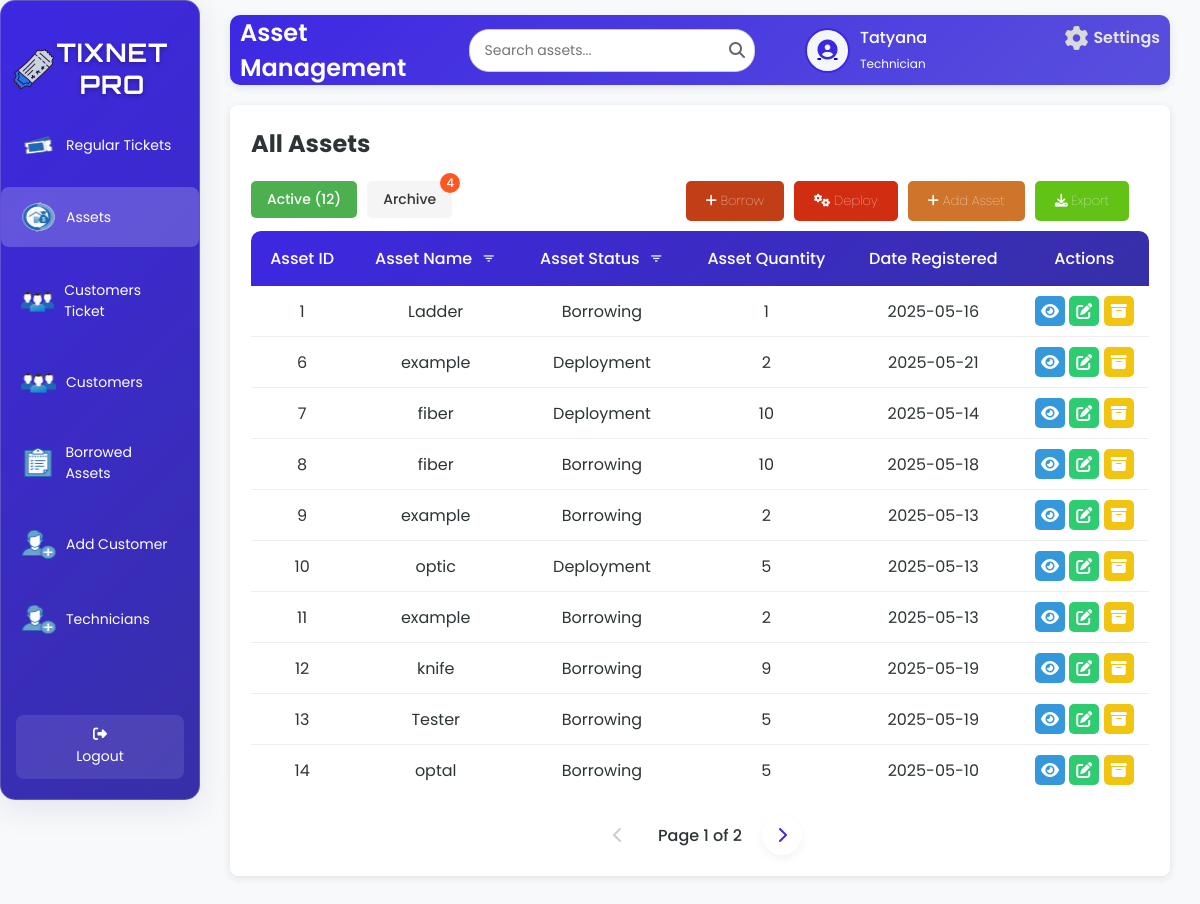
The app's page /assetsT.php (signed in) with its own data.
### tables this page shows
CREATE TABLE `tbl_assets` (
  `a_id` int(50) NOT NULL,
  `a_name` varchar(200) NOT NULL,
  `a_status` varchar(200) NOT NULL,
  `a_quantity` int(50) NOT NULL,
  `a_date` date NOT NULL
);

### assetsT.php (the view, shortened to what this page needs)
<?php
include 'db.php';
$username = $_SESSION['username'];
$firstName = '';
$userType = '';
$avatarPath = 'default-avatar.png';
$avatarFolder = 'Uploads/avatars/';
$userAvatar = $avatarFolder . $username . '.png';
if (file_exists($userAvatar)) {
    $avatarPath = $userAvatar;
} else {
    $avatarPath = 'default-avatar.png';
}
if ($conn) {
    $sqlUser = "SELECT u_fname, u_type FROM tbl_user WHERE u_username = ?";
    $stmtUser = $conn->prepare($sqlUser);
    if ($stmtUser) {
        $stmtUser->bind_param("s", $username);
        $stmtUser->execute();
        $resultUser = $stmtUser->get_result();
        if ($resultUser->num_rows > 0) {
            $row = $resultUser->fetch_assoc();
            $firstName = $row['u_fname'];
            $userType = $row['u_type'];
        }
    } else {
        $_SESSION['error'] = "Error preparing user query.";
    }
} else {
    $_SESSION['error'] = "Database connection failed.";
}
$limit = 10;
$activePage = isset($_GET['active_page']) ? (int)$_GET['active_page'] : 1;
$activeOffset = ($activePage - 1) * $limit;
if ($conn) {
    $activeCountQuery = "SELECT COUNT(*) as total FROM tbl_assets WHERE a_status != 'Archived'";
    $activeCountResult = $conn->query($activeCountQuery);
    $totalActive = $activeCountResult ? $activeCountResult->fetch_assoc()['total'] : 0;
    $totalActivePages = ceil($totalActive / $limit);
    $sqlActive = "SELECT a_id, a_name, a_status, a_quantity, a_date FROM tbl_assets WHERE a_status != 'Archived' ORDER BY a_id ASC LIMIT ?, ?";
    $stmtActive = $conn->prepare($sqlActive);
    $stmtActive->bind_param("ii", $activeOffset, $limit);
    $stmtActive->execute();
    $resultActive = $stmtActive->get_result();
    $archivedCountQuery = "SELECT COUNT(*) as total FROM tbl_assets WHERE a_status = 'Archived'";
    $archivedCountResult = $conn->query($archivedCountQuery);
    $totalArchived = $archivedCountResult ? $archivedCountResult->fetch_assoc()['total'] : 0;
} else {
    $_SESSION['error'] = "Database connection failed.";
}
?>
<!DOCTYPE html>
<html lang="en">
<head>
    <link rel="stylesheet" href="assetT.css">
    <link rel="stylesheet" href="https://cdnjs.cloudflare.com/ajax/libs/font-awesome/6.6.0/css/all.min.css">
    <link rel="stylesheet" href="https://unpkg.com/boxicons@2.1.4/css/boxicons.min.css">
</head>
<body>
<div class="wrapper">
    <div class="sidebar glass-container">
        <h2><img src="image/logo.png" alt="Tix Net Icon" class="sidebar-icon">TixNet Pro</h2>
        <ul>
            <li><a href="staffD.php"><img src="image/ticket.png" alt="Regular Tickets" class="icon" /> <span>Regular Tickets</span></a></li>
            <li><a href="assetsT.php" class="active"><img src="image/assets.png" alt="Assets" class="icon" /> <span>Assets</span></a></li>
            <li><a href="AllCustomersT.php"><img src="image/users.png" alt="Customers" class="icon" /> <span>Customers Ticket</span></a></li>
            <li><a href="customersT.php"><img src="image/users.png" alt="Customers" class="icon" /> <span>Customers</span></a></li>
            <li><a href="borrowedStaff.php"><img src="image/borrowed.png" alt="Borrowed Assets" class="icon" /> <span>Borrowed Assets</span></a></li>
            <li><a href="addC.php"><img src="image/add.png" alt="Add Customer" class="icon" /> <span>Add Customer</span></a></li>
             <li><a href="AssignTech.php"><img src="image/add.png" alt="Technicians" class="icon" /> <span>Technicians</span></a></li>
        </ul>
        <footer>
            <a href="index.php" class="back-home"><i class="fas fa-sign-out-alt"></i> Logout</a>
        </footer>
    </div>
    <div class="container">
        <div class="upper">
            <h1>Asset Management</h1>
            <div class="search-container">
                <input type="text" class="search-bar" id="searchInput" placeholder="Search assets..." onkeyup="debouncedSearchAssets()">
                <span class="search-icon"><i class="fas fa-search"></i></span>
            </div>
            <div class="user-profile">
                <div class="user-icon">
                    <a href="image.php">
                        <?php
                        $cleanAvatarPath = preg_replace('/\?\d+$/', '', $avatarPath);
                        if (!empty($avatarPath) && file_exists($cleanAvatarPath)) {
                            echo "<img src='" . htmlspecialchars($avatarPath, ENT_QUOTES, 'UTF-8') . "' alt='User Avatar'>";
                        } else {
                            echo "<i class='fas fa-user-circle'></i>";
                        }
                        ?>
                    </a>
                </div>
                <div class="user-details">
                    <span><?php echo htmlspecialchars($firstName, ENT_QUOTES, 'UTF-8'); ?></span>
                    <small><?php echo htmlspecialchars(ucfirst($userType), ENT_QUOTES, 'UTF-8'); ?></small>
                </div>
                <a href="settings.php" class="settings-link">
                    <i class="fas fa-cog"></i>
                    <span>Settings</span>
                </a>
            </div>
        </div>
        <div class="table-box glass-container">
            <div class="assets">
                <h2>All Assets</h2>
                <div class="header-controls">
                    <div class="tab-buttons">
                        <button class="tab-btn active" onclick="showAssetTab('active')">Active (<?php echo $totalActive; ?>)</button>
                        <button class="tab-btn" onclick="showAssetTab('archive')">Archive
                            <?php if ($totalArchived > 0): ?>
                                <span class="tab-badge"><?php echo $totalArchived; ?></span>
                            <?php endif; ?>
                        </button>
                    </div>
                    <div class="button-group">
                        <a href="#" class="borrow-btn" onclick="showBorrowAssetModal()"><i class="fas fa-plus"></i> Borrow</a>
                        <a href="#" class="deploy-btn" onclick="showDeployAssetModal()"><i class="fas fa-cogs"></i> Deploy</a>
                        <a href="#" class="add-btn" onclick="showAddAssetModal()"><i class="fas fa-plus"></i> Add Asset</a>
                        <div class="export-container">
                            <button class="export-btn"><i class="fas fa-download"></i> Export</button>
                        </div>
                    </div>
                </div>
                <div id="assets-active" class="tab-content">
                    <table id="assets-table">
                        <thead>
                            <tr>
                                <th>Asset ID</th>
                                <th>
                                    Asset Name
                                    <button class="filter-btn" onclick="showAssetNameFilterModal('active')" title="Filter by Asset Name">
                                        <i class='bx bx-filter'></i>
                                    </button>
                                </th>
                                <th>
                                    Asset Status
                                    <button class="filter-btn" onclick="showAssetStatusFilterModal('active')" title="Filter by Asset Status">
                                        <i class='bx bx-filter'></i>
                                    </button>
                                </th>
                                <th>Asset Quantity</th>
                                <th>Date Registered</th>
                                <th>Actions</th>
                            </tr>
                        </thead>
                        <tbody id="assets-table-body">
                            <?php
                            if ($resultActive && $resultActive->num_rows > 0) {
                                while ($row = $resultActive->fetch_assoc()) {
                                    echo "<tr>
                                            <td>" . htmlspecialchars($row['a_id'], ENT_QUOTES, 'UTF-8') . "</td>
                                            <td>" . htmlspecialchars($row['a_name'], ENT_QUOTES, 'UTF-8') . "</td>
                                            <td>" . htmlspecialchars($row['a_status'], ENT_QUOTES, 'UTF-8') . "</td>
                                            <td>" . htmlspecialchars($row['a_quantity'], ENT_QUOTES, 'UTF-8') . "</td>
                                            <td>" . htmlspecialchars($row['a_date'], ENT_QUOTES, 'UTF-8') . "</td>
                                            <td>
                                                <a class='view-btn' onclick=\"showAssetViewModal('" . htmlspecialchars($row['a_id'], ENT_QUOTES, 'UTF-8') . "', '" . htmlspecialchars($row['a_name'], ENT_QUOTES, 'UTF-8') . "', '" . htmlspecialchars($row['a_status'], ENT_QUOTES, 'UTF-8') . "', '" . htmlspecialchars($row['a_quantity'], ENT_QUOTES, 'UTF-8') . "', '" . htmlspecialchars($row['a_date'], ENT_QUOTES, 'UTF-8') . "')\" title='View'><i class='fas fa-eye'></i></a>
                                                <a class='edit-btn' onclick=\"showEditAssetModal('" . htmlspecialchars($row['a_id'], ENT_QUOTES, 'UTF-8') . "', '" . htmlspecialchars($row['a_name'], ENT_QUOTES, 'UTF-8') . "', '" . htmlspecialchars($row['a_status'], ENT_QUOTES, 'UTF-8') . "', '" . htmlspecialchars($row['a_quantity'], ENT_QUOTES, 'UTF-8') . "', '" . htmlspecialchars($row['a_date'], ENT_QUOTES, 'UTF-8') . "')\" title='Edit'><i class='fas fa-edit'></i></a>
                                                <a class='archive-btn' onclick=\"showArchiveModal('" . htmlspecialchars($row['a_id'], ENT_QUOTES, 'UTF-8') . "', '" . htmlspecialchars($row['a_name'], ENT_QUOTES, 'UTF-8') . "')\" title='Archive'><i class='fas fa-archive'></i></a>
                                            </td></tr>";
                                }
                            } else {
                                echo "<tr><td colspan='6'>No active assets found.</td></tr>";
                            }
                            ?>
                        </tbody>
                    </table>
                    <div class="pagination" id="active-pagination">
                        <?php if ($activePage > 1): ?>
                            <a href="javascript:searchAssets(<?php echo $activePage - 1; ?>, 'active')" class="pagination-link"><i class="fas fa-chevron-left"></i></a>
                        <?php else: ?>
                            <span class="pagination-link disabled"><i class="fas fa-chevron-left"></i></span>
                        <?php endif; ?>
                        <span class="current-page">Page <?php echo $activePage; ?> of <?php echo $totalActivePages; ?></span>
                        <?php if ($activePage < $totalActivePages): ?>
                            <a href="javascript:searchAssets(<?php echo $activePage + 1; ?>, 'active')" class="pagination-link"><i class="fas fa-chevron-right"></i></a>
                        <?php else: ?>
                            <span class="pagination-link disabled"><i class="fas fa-chevron-right"></i></span>
                        <?php endif; ?>
                    </div>
                </div>
            </div>
        </div>
    </div>
</div>
</body>
</html>

### assetsT.php (style rules this page uses)
.filter-btn { background: transparent !important; border: none; cursor: pointer; font-size: 15px; color: #f5f8fc; margin-left: 5px; vertical-align: middle; padding: 0; outline: none; }
th .filter-btn { background: transparent !important; }

### records on screen
tbl_assets: a_id "1", a_name "Ladder", a_status "Borrowing", a_quantity "1", a_date "2025-05-16"
tbl_assets: a_id "6", a_name "example", a_status "Deployment", a_quantity "2", a_date "2025-05-21"
tbl_assets: a_id "7", a_name "fiber", a_status "Deployment", a_quantity "10", a_date "2025-05-14"
tbl_assets: a_id "8", a_name "fiber", a_status "Borrowing", a_quantity "10", a_date "2025-05-18"
tbl_assets: a_id "9", a_name "example", a_status "Borrowing", a_quantity "2", a_date "2025-05-13"
tbl_assets: a_id "10", a_name "optic", a_status "Deployment", a_quantity "5", a_date "2025-05-13"
tbl_assets: a_id "11", a_name "example", a_status "Borrowing", a_quantity "2", a_date "2025-05-13"
tbl_assets: a_id "12", a_name "knife", a_status "Borrowing", a_quantity "9", a_date "2025-05-19"
tbl_assets: a_id "13", a_name "Tester", a_status "Borrowing", a_quantity "5", a_date "2025-05-19"
tbl_assets: a_id "14", a_name "optal", a_status "Borrowing", a_quantity "5", a_date "2025-05-10"

### other values on screen
$firstName "Tatyana"
$userType "Technician"
$totalActive "12"
$totalArchived "4"
$activePage "1"
$totalActivePages "2"
